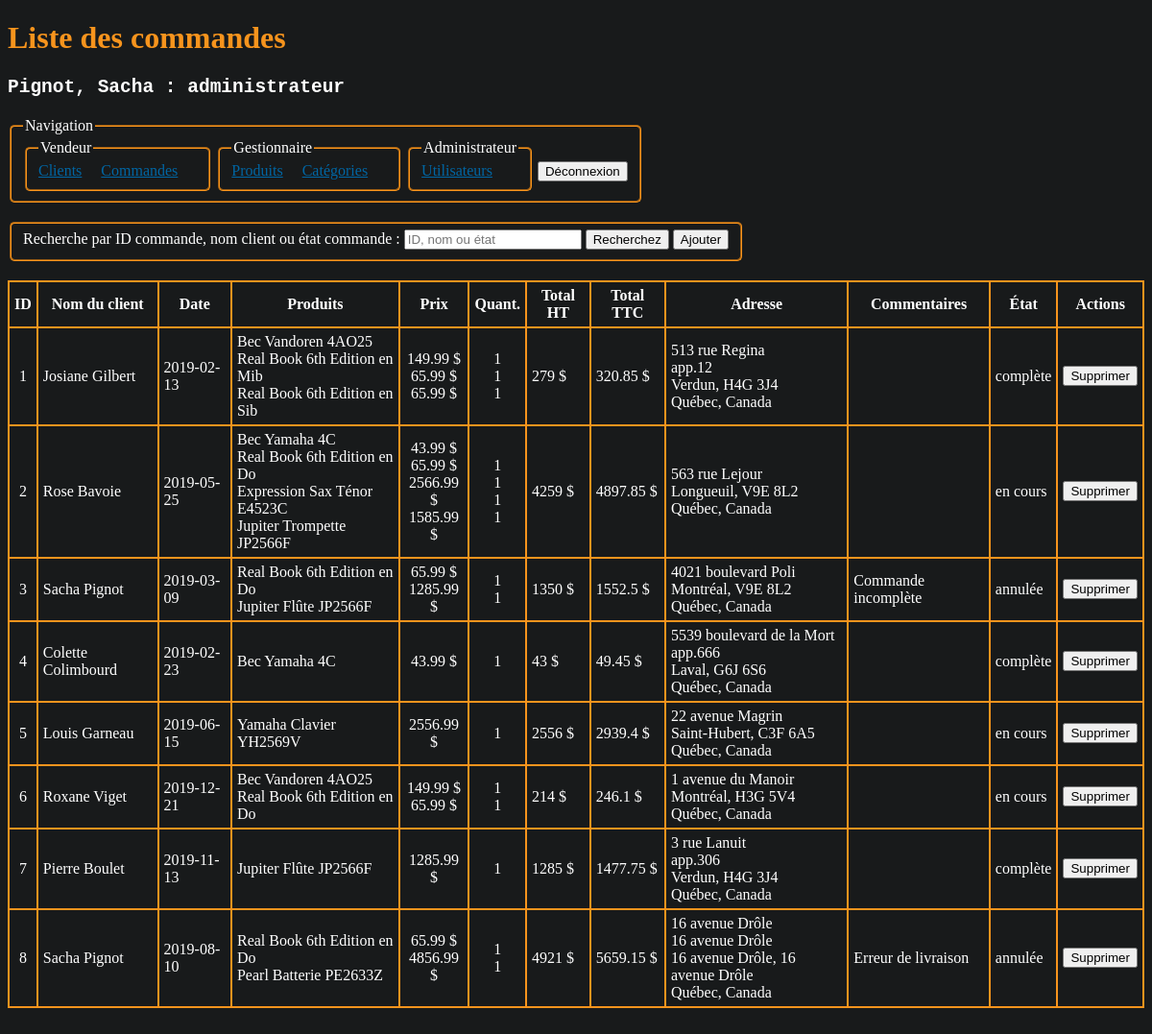
Screenshot of /commandes/index.php (signed in) with the database file from the repository.
### tables this page shows
CREATE TABLE IF NOT EXISTS `commandes_produits` (
  `fk_commande_id` INT NOT NULL,
  `fk_produit_id` INT NOT NULL,
  `commande_produit_quantite` INT NOT NULL,
  PRIMARY KEY (`fk_produit_id`, `fk_commande_id`),
  INDEX `fk_commandes_has_produits_produits1_idx` (`fk_produit_id` ASC),
  INDEX `fk_commandes_has_produits_Commandes1_idx` (`fk_commande_id` ASC),
  CONSTRAINT `fk_commandes_has_produits_commandes1`
    FOREIGN KEY (`fk_commande_id`)
    REFERENCES `commandes` (`commande_id`)
    ON DELETE NO ACTION
    ON UPDATE NO ACTION,
  CONSTRAINT `fk_commandes_has_produits_produits1`
    FOREIGN KEY (`fk_produit_id`)
    REFERENCES `produits` (`produit_id`)
    ON DELETE NO ACTION
    ON UPDATE NO ACTION);

CREATE TABLE IF NOT EXISTS `commandes` (
  `commande_id` INT NOT NULL AUTO_INCREMENT,
  `commande_date` TIMESTAMP NOT NULL DEFAULT CURRENT_TIMESTAMP,
  `commande_adresse` VARCHAR(255) NOT NULL,
  `commande_adresse2` VARCHAR(255) NULL,
  `commande_adresse_ville` VARCHAR(255) NOT NULL,
  `commande_adresse_cp` VARCHAR(255) NOT NULL,
  `commande_etat` VARCHAR(255) NOT NULL DEFAULT "en cours",
  `commande_commentaires` VARCHAR(255) NULL,
  `fk_client_id` INT NOT NULL,
  PRIMARY KEY (`commande_id`),
  INDEX `fk_commandes_clients_idx` (`fk_client_id` ASC),
  CONSTRAINT `fk_commandes_clients`
    FOREIGN KEY (`fk_client_id`)
    REFERENCES `clients` (`client_id`)
    ON DELETE NO ACTION
    ON UPDATE NO ACTION);

### inc/sql.php (called while the page is built, shortened)
    <?php
function ListerCommandes($conn, $recherche = "")
{
    $recherche = "%" . $recherche . "%";
    $req = "SELECT
    C.commande_id as 'commande_id',
    CONCAT(CL.client_prenom, ' ', CL.client_nom) as 'client_nom',
    SUBSTRING(C.commande_date, 1, 10) as 'date',
    P.produit_nom as 'produit',
    CP.commande_produit_quantite as 'quantite',
    P.produit_prix as 'prix',
    C.commande_adresse as 'adresse',
    C.commande_adresse2 as 'adresse2',
    C.commande_adresse_ville as 'adresse_ville',
    C.commande_adresse_cp as 'adresse_cp',
    C.commande_commentaires as 'commentaires',
    C.commande_etat as 'etat'
    FROM
        commandes as C
    INNER JOIN
        commandes_produits as CP on CP.fk_commande_id = C.commande_id
    INNER JOIN
        produits as P on P.produit_id = CP.fk_produit_id
    INNER JOIN
        clients as CL on CL.client_id = C.fk_client_id
    WHERE (CL.client_prenom LIKE '$recherche') OR (CL.client_nom LIKE '$recherche') OR (C.commande_id LIKE '$recherche') OR (C.commande_etat LIKE '$recherche')
    ORDER BY `commande_id` ASC";
    if ($result = mysqli_query($conn, $req, MYSQLI_STORE_RESULT)) {
        $nbResult = mysqli_num_rows($result);
        $liste = array();
        if ($nbResult) {
            mysqli_data_seek($result, 0);
            $commande_id = "";
            $commande_client = "";
            $commande_date = "";
            $commande_produit = "";
            $commande_produit_quantite = "";
            $commande_produit_prix = "";
            $commande_total_HT = "";
            $commande_total_TTC = "";
            $commande_adresse = "";
            $commande_adresse2 = "";
            $commande_adresse_ville = "";
            $commande_adresse_cp = "";
            $commande_commentaires = "";
            $commande_etat = "";
            while ($row = mysqli_fetch_array($result, MYSQLI_ASSOC)) {
                if ($commande_id !== $row['commande_id']) {
                    if ($commande_id !== "") {
                        $liste[] = array(
                            'commande_id' => $commande_id,
                            'commande_client' => $commande_client,
                            'commande_date' => $commande_date,
                            'commande_produit' => $commande_produit,
                            'commande_produit_quantite' => $commande_produit_quantite,
                            'commande_produit_prix' => $commande_produit_prix,
                            'commande_total_ht' => $commande_total_HT,
                            'commande_total_ttc' => $commande_total_TTC,
                            'commande_adresse' => $commande_adresse,
                            'commande_adresse2' => $commande_adresse2,
                            'commande_adresse_ville' => $commande_adresse_ville,
                            'commande_adresse_cp' => $commande_adresse_cp,
                            'commande_commentaires' => $commande_commentaires,
                            'commande_etat' => $commande_etat
                        );
                    }
                    $commande_id = $row['commande_id'];
                    $commande_client = $row['client_nom'];
                    $commande_date = $row['date'];
                    $commande_produit = [];
                    $commande_produit_prix = [];
                    $commande_produit_quantite = [];
                    $commande_adresse = $row['adresse'];
                    $commande_adresse2 = $row['adresse2'];
                    $commande_adresse_ville = $row['adresse_ville'];
                    $commande_adresse_cp = $row['adresse_cp'];
                    $commande_commentaires = $row['commentaires'];
                    $commande_etat = $row['etat'];
                }
                $commande_produit[] = $row['produit'];
                $commande_produit_prix[] = $row['prix'] . " $";
                $commande_produit_quantite[] = $row['quantite'];
                $commande_total_HT = 0;
                for ($i = 0; $i < count($commande_produit_prix); ++$i) {
                    $commande_total_HT = $commande_total_HT + intval($commande_produit_prix[$i]);
                }
                $commande_total_TTC = $commande_total_HT * 1.15;
                $commande_total_HT = $commande_total_HT . " $";
                $commande_total_TTC = $commande_total_TTC . " $";
            }
            $liste[] = array(
                'commande_id' => $commande_id,
                'commande_client' => $commande_client,
                'commande_date' => $commande_date,
                'commande_produit' => $commande_produit,
                'commande_produit_prix' => $commande_produit_prix,
                'commande_produit_quantite' => $commande_produit_quantite,
                'commande_total_ht' => $commande_total_HT,
                'commande_total_ttc' => $commande_total_TTC,
                'commande_adresse' => $commande_adresse,
                'commande_adresse2' => $commande_adresse,
                'commande_adresse_ville' => $commande_adresse,
                'commande_adresse_cp' => $commande_adresse,
                'commande_commentaires' => $commande_commentaires,
                'commande_etat' => $commande_etat
            );
            return $liste;
        } else {
            errSQL($conn);
            exit;
        }
    }
}
            mysqli_rollback($conn); ?>

### commandes/index.php (the view, shortened to what this page needs)
<?php
require_once("../inc/sql.php");
$recherche = isset($_POST['recherche']) ? trim($_POST['recherche']) : "";
$liste = ListerCommandes($conn, $recherche);
?>
<!DOCTYPE html>
<html lang="fr">
<head>
    <link rel="stylesheet" href="../assets/css/style.css">
</head>
<body>
    <h1>Liste des commandes</h1>
    <h2>
        <pre><?= $_SESSION['utilisateur']["utilisateur_nom"] . ", " . $_SESSION['utilisateur']["utilisateur_prenom"] . " : " . $_SESSION['utilisateur']["utilisateur_type"] ?></pre>
    </h2>
    <?php include("../menu.php"); ?>
    <form id="recherche" action="" method="post">
        <fieldset>
            <label>Recherche par ID commande, nom client ou état commande : </label>
            <input type="text" name="recherche" value="<?= $recherche ?>" placeholder="ID, nom ou état">
            <input type="submit" value="Recherchez">
            <button class="ajout"><a href="ajout.php">Ajouter</a></button>
        </fieldset>
    </form>
    <table>
        <tr>
            <th>ID</th>
            <th>Nom du client</th>
            <th>Date</th>
            <th>Produits</th>
            <th>Prix</th>
            <th>Quant.</th>
            <th>Total HT</th>
            <th>Total TTC</th>
            <th>Adresse</th>
            <th>Commentaires</th>
            <th>État</th>
            <th>Actions</th>
        </tr>
        <?php foreach ($liste as $row) :
        ?>
            <tr>
                <td style="text-align: center;"><?= $row["commande_id"] ?></td>
                <td><?= $row["commande_client"] ?></td>
                <td><?= $row["commande_date"] ?></td>
                <td><?= implode("<br>", $row["commande_produit"]) ?></td>
                <td style="text-align: center;"><?= implode("<br>", $row["commande_produit_prix"]) ?></td>
                <td style="text-align: center;"><?= implode("<br>", $row["commande_produit_quantite"]) ?></td>
                <td><?= $row["commande_total_ht"] ?></td>
                <td><?= $row["commande_total_ttc"] ?></td>
                <td><?php echo $row["commande_adresse"];
                    echo isset($row["commande_adresse2"]) ? "<br>" . $row["commande_adresse2"] : "";
                    echo "<br>" . $row["commande_adresse_ville"] . ", " . $row["commande_adresse_cp"] .
                        "<br>Québec, Canada" ?></td>
                <td><?= $row["commande_commentaires"] ?></td>
                <td><?= $row["commande_etat"] ?></td>
                <td>
                    <form action="" method="post">
                        <input type="submit" value="Supprimer">
                    </form>
                </td>
            </tr>
        <?php endforeach; ?>
    </table>
</body>
</html>

### menu.php
<nav id="main_menu">
    <fieldset>
        <legend>Navigation</legend>
        <fieldset>
            <legend>Vendeur</legend>
            <a href="../clients/index.php">Clients</a><a href="../commandes/index.php">Commandes</a>
        </fieldset>
        <?php if ($_SESSION['utilisateur']["utilisateur_type"] == "gestionnaire" || $_SESSION['utilisateur']["utilisateur_type"] == "administrateur") : ?>
            <fieldset>
                <legend>Gestionnaire</legend>
                <a href="../produits/index.php">Produits</a><a href="../categories/index.php">Catégories</a>
            </fieldset>
        <?php endif; ?>
        <?php if ($_SESSION['utilisateur']["utilisateur_type"] == "administrateur") : ?>
            <fieldset>
                <legend>Administrateur</legend>
                <a href="../utilisateurs/index.php">Utilisateurs</a>
            </fieldset>
        <?php endif; ?>
        <button><a href="../deconnexion.php">Déconnexion</a></button>
    </fieldset>
</nav>

### assets/css/style.css (style rules this page uses)
body { background-color: #181a1b; color: white; padding-bottom: 200px; }
h1 { color: #F7941D; }
a { color: #0066a4; }
button a { text-decoration: none; color: black; }
fieldset { display: inline; border-radius: 5px; border-color: #F7941D ; margin-bottom: 20px; }
table { border-collapse: collapse; }
table,th, td { border: 2px solid #F7941D; }
th, td { padding: 5px; }
#main_menu fieldset > fieldset { margin-bottom: 0px; }
#main_menu a { padding-right: 20px; }
#main_menu button a { padding-right: 0px; }

### rows the page displays
commandes_produits: fk_commande.commande_id "4", commande_client "Colette Colimbourd", commande_date "2019-02-23", commande_produit "Bec Yamaha 4C", commande_produit_prix "43.99 $", commande_produit_quantite "1", commande_total_ht "43 $", commande_total_ttc "49.45 $", fk_commande.commande_adresse "5539 boulevard de la Mort", fk_commande.commande_adresse2 "app.666", fk_commande.commande_adresse_ville "Laval", fk_commande.commande_adresse_cp "G6J 6S6", fk_commande.commande_etat "complète"
commandes_produits: fk_commande.commande_id "5", commande_client "Louis Garneau", commande_date "2019-06-15", commande_produit "Yamaha Clavier YH2569V", commande_produit_prix "2556.99 $", commande_produit_quantite "1", commande_total_ht "2556 $", commande_total_ttc "2939.4 $", fk_commande.commande_adresse "22 avenue Magrin", fk_commande.commande_adresse_ville "Saint-Hubert", fk_commande.commande_adresse_cp "C3F 6A5", fk_commande.commande_etat "en cours"
commandes_produits: fk_commande.commande_id "7", commande_client "Pierre Boulet", commande_date "2019-11-13", commande_produit "Jupiter Flûte JP2566F", commande_produit_prix "1285.99 $", commande_produit_quantite "1", commande_total_ht "1285 $", commande_total_ttc "1477.75 $", fk_commande.commande_adresse "3 rue Lanuit", fk_commande.commande_adresse2 "app.306", fk_commande.commande_adresse_ville "Verdun", fk_commande.commande_adresse_cp "H4G 3J4", fk_commande.commande_etat "complète"

### other values shown
$_SESSION['utilisateur']["utilisateur_nom"] "Pignot"
$_SESSION['utilisateur']["utilisateur_prenom"] "Sacha"
$_SESSION['utilisateur']["utilisateur_type"] "administrateur"
$row["commande_id"] "1"
$row["commande_client"] "Josiane Gilbert"
$row["commande_date"] "2019-02-13"
implode("<br>", $row["commande_produit"]) "Bec Vandoren 4AO25 Real Book 6th Edition en Mib Real Book 6th Edition en Sib"
implode("<br>", $row["commande_produit_prix"]) "149.99 $ 65.99 $ 65.99 $"
implode("<br>", $row["commande_produit_quantite"]) "1 1 1"
$row["commande_total_ht"] "279 $"
$row["commande_total_ttc"] "320.85 $"
$row["commande_adresse"] "513 rue Regina"
$row["commande_adresse2"] "app.12"
$row["commande_adresse_ville"] "Verdun"
$row["commande_adresse_cp"] "H4G 3J4"
